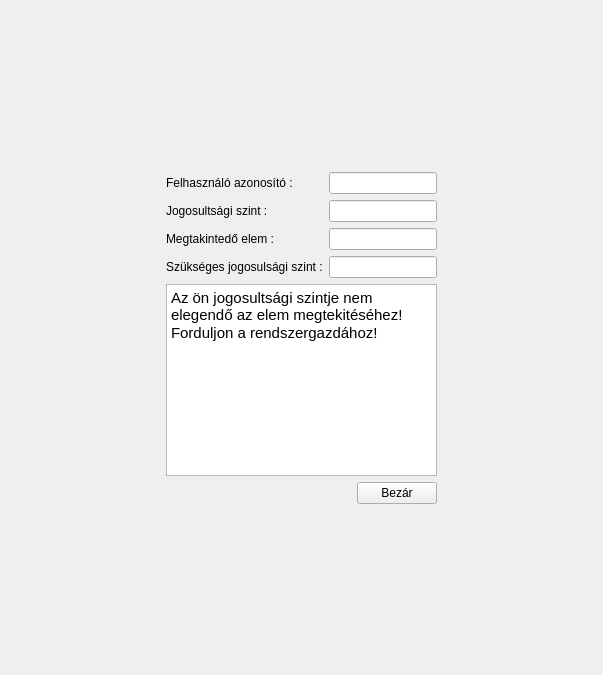
<?xml version="1.0" encoding="UTF-8"?>
<ui version="4.0">
 <class>noRightsForm</class>
 <widget class="QWidget" name="noRightsForm">
  <property name="geometry">
   <rect>
    <x>0</x>
    <y>0</y>
    <width>603</width>
    <height>675</height>
   </rect>
  </property>
  <property name="windowTitle">
   <string>Form</string>
  </property>
  <layout class="QGridLayout" name="gridLayout">
   <item row="0" column="1">
    <spacer name="verticalSpacer">
     <property name="orientation">
      <enum>Qt::Vertical</enum>
     </property>
     <property name="sizeHint" stdset="0">
      <size>
       <width>20</width>
       <height>138</height>
      </size>
     </property>
    </spacer>
   </item>
   <item row="1" column="0">
    <spacer name="horizontalSpacer">
     <property name="orientation">
      <enum>Qt::Horizontal</enum>
     </property>
     <property name="sizeHint" stdset="0">
      <size>
       <width>109</width>
       <height>20</height>
      </size>
     </property>
    </spacer>
   </item>
   <item row="1" column="1">
    <layout class="QVBoxLayout" name="verticalLayout">
     <item>
      <layout class="QFormLayout" name="formLayout">
       <item row="0" column="0">
        <widget class="QLabel" name="userL">
         <property name="text">
          <string>Felhasználó azonosító :</string>
         </property>
        </widget>
       </item>
       <item row="0" column="1">
        <widget class="QLineEdit" name="userLE">
         <property name="enabled">
          <bool>true</bool>
         </property>
         <property name="readOnly">
          <bool>true</bool>
         </property>
        </widget>
       </item>
       <item row="1" column="0">
        <widget class="QLabel" name="userRightsL">
         <property name="text">
          <string>Jogosultsági szint :</string>
         </property>
        </widget>
       </item>
       <item row="1" column="1">
        <widget class="QLineEdit" name="userRightsLE">
         <property name="enabled">
          <bool>true</bool>
         </property>
         <property name="readOnly">
          <bool>false</bool>
         </property>
        </widget>
       </item>
       <item row="2" column="0">
        <widget class="QLabel" name="viewedL">
         <property name="text">
          <string>Megtakintedő elem :</string>
         </property>
        </widget>
       </item>
       <item row="2" column="1">
        <widget class="QLineEdit" name="viewedLE">
         <property name="enabled">
          <bool>true</bool>
         </property>
         <property name="readOnly">
          <bool>true</bool>
         </property>
        </widget>
       </item>
       <item row="3" column="0">
        <widget class="QLabel" name="viewRights">
         <property name="text">
          <string>Szükséges jogosulsági szint :</string>
         </property>
        </widget>
       </item>
       <item row="3" column="1">
        <widget class="QLineEdit" name="viewRightsLE">
         <property name="enabled">
          <bool>true</bool>
         </property>
         <property name="font">
          <font>
           <weight>50</weight>
           <bold>false</bold>
          </font>
         </property>
         <property name="readOnly">
          <bool>true</bool>
         </property>
        </widget>
       </item>
      </layout>
     </item>
     <item>
      <widget class="QTextEdit" name="msgTE">
       <property name="enabled">
        <bool>true</bool>
       </property>
       <property name="font">
        <font>
         <weight>50</weight>
         <bold>false</bold>
        </font>
       </property>
       <property name="readOnly">
        <bool>true</bool>
       </property>
       <property name="html">
        <string>&lt;!DOCTYPE HTML PUBLIC &quot;-//W3C//DTD HTML 4.0//EN&quot; &quot;http://www.w3.org/TR/REC-html40/strict.dtd&quot;&gt;
&lt;html&gt;&lt;head&gt;&lt;meta name=&quot;qrichtext&quot; content=&quot;1&quot; /&gt;&lt;style type=&quot;text/css&quot;&gt;
p, li { white-space: pre-wrap; }
&lt;/style&gt;&lt;/head&gt;&lt;body style=&quot; font-family:'Ubuntu'; font-size:11pt; font-weight:400; font-style:normal;&quot;&gt;
&lt;p style=&quot; margin-top:0px; margin-bottom:0px; margin-left:0px; margin-right:0px; -qt-block-indent:0; text-indent:0px;&quot;&gt;Az ön jogosultsági szintje nem elegendő az elem megtekitéséhez!&lt;/p&gt;
&lt;p style=&quot; margin-top:0px; margin-bottom:0px; margin-left:0px; margin-right:0px; -qt-block-indent:0; text-indent:0px;&quot;&gt;Forduljon a rendszergazdához!&lt;/p&gt;&lt;/body&gt;&lt;/html&gt;</string>
       </property>
      </widget>
     </item>
     <item>
      <layout class="QHBoxLayout" name="horizontalLayout">
       <item>
        <spacer name="horizontalSpacer_3">
         <property name="orientation">
          <enum>Qt::Horizontal</enum>
         </property>
         <property name="sizeHint" stdset="0">
          <size>
           <width>40</width>
           <height>20</height>
          </size>
         </property>
        </spacer>
       </item>
       <item>
        <widget class="QPushButton" name="closePB">
         <property name="text">
          <string>Bezár</string>
         </property>
        </widget>
       </item>
      </layout>
     </item>
    </layout>
   </item>
   <item row="1" column="2">
    <spacer name="horizontalSpacer_2">
     <property name="orientation">
      <enum>Qt::Horizontal</enum>
     </property>
     <property name="sizeHint" stdset="0">
      <size>
       <width>109</width>
       <height>20</height>
      </size>
     </property>
    </spacer>
   </item>
   <item row="2" column="1">
    <spacer name="verticalSpacer_2">
     <property name="orientation">
      <enum>Qt::Vertical</enum>
     </property>
     <property name="sizeHint" stdset="0">
      <size>
       <width>20</width>
       <height>138</height>
      </size>
     </property>
    </spacer>
   </item>
  </layout>
 </widget>
 <resources/>
 <connections/>
</ui>
